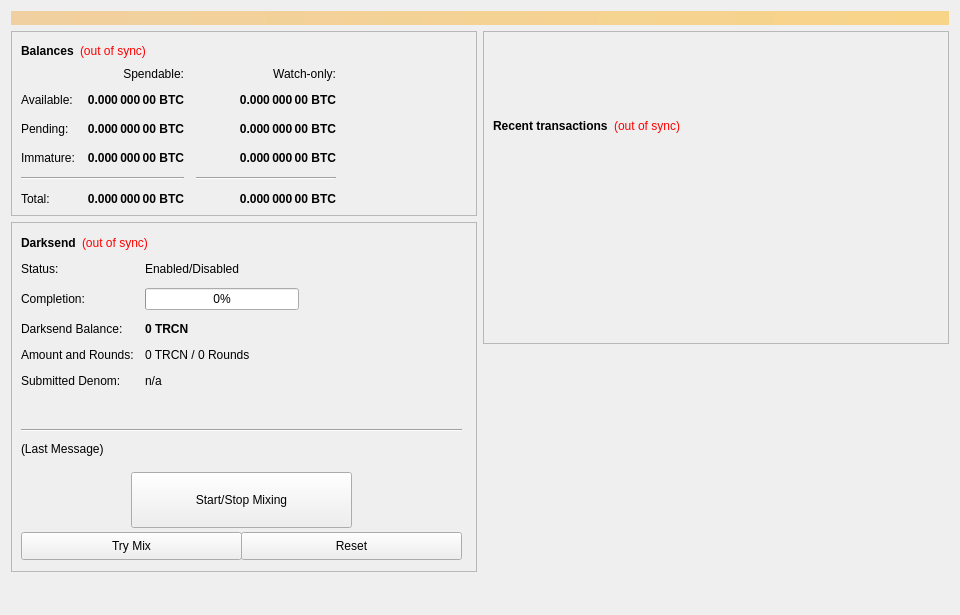
<?xml version="1.0" encoding="UTF-8"?>
<ui version="4.0">
 <class>OverviewPage</class>
 <widget class="QWidget" name="OverviewPage">
  <property name="geometry">
   <rect>
    <x>0</x>
    <y>0</y>
    <width>960</width>
    <height>615</height>
   </rect>
  </property>
  <property name="minimumSize">
   <size>
    <width>960</width>
    <height>0</height>
   </size>
  </property>
  <property name="windowTitle">
   <string>Form</string>
  </property>
  <layout class="QVBoxLayout" name="topLayout">
   <item>
    <widget class="QLabel" name="labelAlerts">
     <property name="visible">
      <bool>false</bool>
     </property>
     <property name="styleSheet">
      <string notr="true">background-color: qlineargradient(x1: 0, y1: 0, x2: 1, y2: 0, stop:0 #F0D0A0, stop:1 #F8D488); color:#000000;</string>
     </property>
     <property name="wordWrap">
      <bool>true</bool>
     </property>
     <property name="margin">
      <number>3</number>
     </property>
    </widget>
   </item>
   <item>
    <layout class="QHBoxLayout" name="horizontalLayout" stretch="1,1">
     <item>
      <layout class="QVBoxLayout" name="verticalLayout_2">
       <item>
        <widget class="QFrame" name="frame">
         <property name="frameShape">
          <enum>QFrame::StyledPanel</enum>
         </property>
         <property name="frameShadow">
          <enum>QFrame::Raised</enum>
         </property>
         <layout class="QVBoxLayout" name="verticalLayout_4">
          <item>
           <layout class="QHBoxLayout" name="horizontalLayout_4">
            <item>
             <widget class="QLabel" name="label_5">
              <property name="font">
               <font>
                <weight>75</weight>
                <bold>true</bold>
               </font>
              </property>
              <property name="text">
               <string>Balances</string>
              </property>
             </widget>
            </item>
            <item>
             <widget class="QLabel" name="labelWalletStatus">
              <property name="cursor">
               <cursorShape>WhatsThisCursor</cursorShape>
              </property>
              <property name="toolTip">
               <string>The displayed information may be out of date. Your wallet automatically synchronizes with the TRCN network after a connection is established, but this process has not completed yet.</string>
              </property>
              <property name="styleSheet">
               <string notr="true">QLabel { color: red; }</string>
              </property>
              <property name="text">
               <string notr="true">(out of sync)</string>
              </property>
              <property name="alignment">
               <set>Qt::AlignLeading|Qt::AlignLeft|Qt::AlignVCenter</set>
              </property>
             </widget>
            </item>
            <item>
             <spacer name="horizontalSpacer_3">
              <property name="orientation">
               <enum>Qt::Horizontal</enum>
              </property>
              <property name="sizeHint" stdset="0">
               <size>
                <width>40</width>
                <height>20</height>
               </size>
              </property>
             </spacer>
            </item>
           </layout>
          </item>
          <item>
           <layout class="QGridLayout" name="gridLayout">
            <property name="spacing">
             <number>12</number>
            </property>
            <item row="2" column="2">
             <widget class="QLabel" name="labelWatchPending">
              <property name="font">
               <font>
                <weight>75</weight>
                <bold>true</bold>
               </font>
              </property>
              <property name="cursor">
               <cursorShape>IBeamCursor</cursorShape>
              </property>
              <property name="toolTip">
               <string>Unconfirmed transactions to watch-only addresses</string>
              </property>
              <property name="text">
               <string notr="true">0.000 000 00 BTC</string>
              </property>
              <property name="alignment">
               <set>Qt::AlignRight|Qt::AlignTrailing|Qt::AlignVCenter</set>
              </property>
              <property name="textInteractionFlags">
               <set>Qt::LinksAccessibleByMouse|Qt::TextSelectableByKeyboard|Qt::TextSelectableByMouse</set>
              </property>
             </widget>
            </item>
            <item row="2" column="1">
             <widget class="QLabel" name="labelUnconfirmed">
              <property name="font">
               <font>
                <weight>75</weight>
                <bold>true</bold>
               </font>
              </property>
              <property name="cursor">
               <cursorShape>IBeamCursor</cursorShape>
              </property>
              <property name="toolTip">
               <string>Total of transactions that have yet to be confirmed, and do not yet count toward the spendable balance</string>
              </property>
              <property name="text">
               <string notr="true">0.000 000 00 BTC</string>
              </property>
              <property name="alignment">
               <set>Qt::AlignRight|Qt::AlignTrailing|Qt::AlignVCenter</set>
              </property>
              <property name="textInteractionFlags">
               <set>Qt::LinksAccessibleByMouse|Qt::TextSelectableByKeyboard|Qt::TextSelectableByMouse</set>
              </property>
             </widget>
            </item>
            <item row="3" column="2">
             <widget class="QLabel" name="labelWatchImmature">
              <property name="font">
               <font>
                <weight>75</weight>
                <bold>true</bold>
               </font>
              </property>
              <property name="cursor">
               <cursorShape>IBeamCursor</cursorShape>
              </property>
              <property name="toolTip">
               <string>Staked or masternode rewards in watch-only addresses that has not yet matured</string>
              </property>
              <property name="text">
               <string notr="true">0.000 000 00 BTC</string>
              </property>
              <property name="alignment">
               <set>Qt::AlignRight|Qt::AlignTrailing|Qt::AlignVCenter</set>
              </property>
              <property name="textInteractionFlags">
               <set>Qt::LinksAccessibleByMouse|Qt::TextSelectableByKeyboard|Qt::TextSelectableByMouse</set>
              </property>
             </widget>
            </item>
            <item row="4" column="0" colspan="2">
             <widget class="Line" name="lineSpendableBalance">
              <property name="orientation">
               <enum>Qt::Horizontal</enum>
              </property>
             </widget>
            </item>
            <item row="4" column="2">
             <widget class="Line" name="lineWatchBalance">
              <property name="sizePolicy">
               <sizepolicy hsizetype="Preferred" vsizetype="Fixed">
                <horstretch>0</horstretch>
                <verstretch>0</verstretch>
               </sizepolicy>
              </property>
              <property name="minimumSize">
               <size>
                <width>140</width>
                <height>0</height>
               </size>
              </property>
              <property name="orientation">
               <enum>Qt::Horizontal</enum>
              </property>
             </widget>
            </item>
            <item row="5" column="0">
             <widget class="QLabel" name="labelTotalText">
              <property name="text">
               <string>Total:</string>
              </property>
             </widget>
            </item>
            <item row="3" column="1">
             <widget class="QLabel" name="labelImmature">
              <property name="font">
               <font>
                <weight>75</weight>
                <bold>true</bold>
               </font>
              </property>
              <property name="cursor">
               <cursorShape>IBeamCursor</cursorShape>
              </property>
              <property name="toolTip">
               <string>Staked or masternode rewards that has not yet matured</string>
              </property>
              <property name="text">
               <string notr="true">0.000 000 00 BTC</string>
              </property>
              <property name="alignment">
               <set>Qt::AlignRight|Qt::AlignTrailing|Qt::AlignVCenter</set>
              </property>
              <property name="textInteractionFlags">
               <set>Qt::LinksAccessibleByMouse|Qt::TextSelectableByKeyboard|Qt::TextSelectableByMouse</set>
              </property>
             </widget>
            </item>
            <item row="2" column="3">
             <spacer name="horizontalSpacer_2">
              <property name="orientation">
               <enum>Qt::Horizontal</enum>
              </property>
              <property name="sizeHint" stdset="0">
               <size>
                <width>40</width>
                <height>20</height>
               </size>
              </property>
             </spacer>
            </item>
            <item row="3" column="0">
             <widget class="QLabel" name="labelImmatureText">
              <property name="text">
               <string>Immature:</string>
              </property>
             </widget>
            </item>
            <item row="5" column="1">
             <widget class="QLabel" name="labelTotal">
              <property name="font">
               <font>
                <weight>75</weight>
                <bold>true</bold>
               </font>
              </property>
              <property name="cursor">
               <cursorShape>IBeamCursor</cursorShape>
              </property>
              <property name="toolTip">
               <string>Your current total balance</string>
              </property>
              <property name="text">
               <string notr="true">0.000 000 00 BTC</string>
              </property>
              <property name="alignment">
               <set>Qt::AlignRight|Qt::AlignTrailing|Qt::AlignVCenter</set>
              </property>
              <property name="textInteractionFlags">
               <set>Qt::LinksAccessibleByMouse|Qt::TextSelectableByKeyboard|Qt::TextSelectableByMouse</set>
              </property>
             </widget>
            </item>
            <item row="5" column="2">
             <widget class="QLabel" name="labelWatchTotal">
              <property name="font">
               <font>
                <weight>75</weight>
                <bold>true</bold>
               </font>
              </property>
              <property name="cursor">
               <cursorShape>IBeamCursor</cursorShape>
              </property>
              <property name="toolTip">
               <string>Current total balance in watch-only addresses</string>
              </property>
              <property name="text">
               <string notr="true">0.000 000 00 BTC</string>
              </property>
              <property name="alignment">
               <set>Qt::AlignRight|Qt::AlignTrailing|Qt::AlignVCenter</set>
              </property>
              <property name="textInteractionFlags">
               <set>Qt::LinksAccessibleByMouse|Qt::TextSelectableByKeyboard|Qt::TextSelectableByMouse</set>
              </property>
             </widget>
            </item>
            <item row="0" column="2">
             <widget class="QLabel" name="labelWatchonly">
              <property name="text">
               <string>Watch-only:</string>
              </property>
              <property name="alignment">
               <set>Qt::AlignRight|Qt::AlignTrailing|Qt::AlignVCenter</set>
              </property>
             </widget>
            </item>
            <item row="1" column="0">
             <widget class="QLabel" name="labelBalanceText">
              <property name="text">
               <string>Available:</string>
              </property>
             </widget>
            </item>
            <item row="1" column="1">
             <widget class="QLabel" name="labelBalance">
              <property name="font">
               <font>
                <weight>75</weight>
                <bold>true</bold>
               </font>
              </property>
              <property name="cursor">
               <cursorShape>IBeamCursor</cursorShape>
              </property>
              <property name="toolTip">
               <string>Your current spendable balance</string>
              </property>
              <property name="text">
               <string notr="true">0.000 000 00 BTC</string>
              </property>
              <property name="alignment">
               <set>Qt::AlignRight|Qt::AlignTrailing|Qt::AlignVCenter</set>
              </property>
              <property name="textInteractionFlags">
               <set>Qt::LinksAccessibleByMouse|Qt::TextSelectableByKeyboard|Qt::TextSelectableByMouse</set>
              </property>
             </widget>
            </item>
            <item row="1" column="2">
             <widget class="QLabel" name="labelWatchAvailable">
              <property name="font">
               <font>
                <weight>75</weight>
                <bold>true</bold>
               </font>
              </property>
              <property name="cursor">
               <cursorShape>IBeamCursor</cursorShape>
              </property>
              <property name="toolTip">
               <string>Your current balance in watch-only addresses</string>
              </property>
              <property name="text">
               <string notr="true">0.000 000 00 BTC</string>
              </property>
              <property name="alignment">
               <set>Qt::AlignRight|Qt::AlignTrailing|Qt::AlignVCenter</set>
              </property>
              <property name="textInteractionFlags">
               <set>Qt::LinksAccessibleByMouse|Qt::TextSelectableByKeyboard|Qt::TextSelectableByMouse</set>
              </property>
             </widget>
            </item>
            <item row="2" column="0">
             <widget class="QLabel" name="labelPendingText">
              <property name="text">
               <string>Pending:</string>
              </property>
             </widget>
            </item>
            <item row="0" column="1">
             <widget class="QLabel" name="labelSpendable">
              <property name="text">
               <string>Spendable:</string>
              </property>
              <property name="alignment">
               <set>Qt::AlignRight|Qt::AlignTrailing|Qt::AlignVCenter</set>
              </property>
             </widget>
            </item>
           </layout>
          </item>
         </layout>
        </widget>
       </item>
       <item>
        <widget class="QFrame" name="frameDarksend">
         <property name="minimumSize">
          <size>
           <width>0</width>
           <height>350</height>
          </size>
         </property>
         <property name="layoutDirection">
          <enum>Qt::LeftToRight</enum>
         </property>
         <property name="frameShape">
          <enum>QFrame::StyledPanel</enum>
         </property>
         <property name="frameShadow">
          <enum>QFrame::Raised</enum>
         </property>
         <widget class="QWidget" name="formLayoutWidget">
          <property name="geometry">
           <rect>
            <x>10</x>
            <y>40</y>
            <width>451</width>
            <height>161</height>
           </rect>
          </property>
          <layout class="QFormLayout" name="formLayout">
           <property name="fieldGrowthPolicy">
            <enum>QFormLayout::AllNonFixedFieldsGrow</enum>
           </property>
           <property name="horizontalSpacing">
            <number>11</number>
           </property>
           <property name="verticalSpacing">
            <number>12</number>
           </property>
           <item row="0" column="0">
            <widget class="QLabel" name="label_6">
             <property name="text">
              <string>Status:</string>
             </property>
            </widget>
           </item>
           <item row="1" column="0">
            <widget class="QLabel" name="label_7">
             <property name="text">
              <string>Completion:</string>
             </property>
            </widget>
           </item>
           <item row="1" column="1">
            <widget class="QProgressBar" name="DarksendProgress">
             <property name="maximumSize">
              <size>
               <width>154</width>
               <height>16777215</height>
              </size>
             </property>
             <property name="value">
              <number>0</number>
             </property>
            </widget>
           </item>
           <item row="2" column="0">
            <widget class="QLabel" name="labelAnonymizedText">
             <property name="text">
              <string>Darksend Balance:</string>
             </property>
            </widget>
           </item>
           <item row="2" column="1">
            <widget class="QLabel" name="labelAnonymized">
             <property name="font">
              <font>
               <weight>75</weight>
               <bold>true</bold>
              </font>
             </property>
             <property name="text">
              <string notr="true">0 TRCN</string>
             </property>
            </widget>
           </item>
           <item row="3" column="0">
            <widget class="QLabel" name="label_8">
             <property name="text">
              <string>Amount and Rounds:</string>
             </property>
            </widget>
           </item>
           <item row="3" column="1">
            <widget class="QLabel" name="labelAmountRounds">
             <property name="text">
              <string>0 TRCN / 0 Rounds</string>
             </property>
            </widget>
           </item>
           <item row="4" column="0">
            <widget class="QLabel" name="label_9">
             <property name="text">
              <string>Submitted Denom:</string>
             </property>
            </widget>
           </item>
           <item row="4" column="1">
            <widget class="QLabel" name="labelSubmittedDenom">
             <property name="toolTip">
              <string>The denominations you submitted to the Masternode.&lt;br&gt;To mix, other users must submit the exact same denominations.</string>
             </property>
             <property name="text">
              <string>n/a</string>
             </property>
            </widget>
           </item>
           <item row="0" column="1">
            <widget class="QLabel" name="DarksendEnabled">
             <property name="text">
              <string>Enabled/Disabled</string>
             </property>
            </widget>
           </item>
          </layout>
         </widget>
         <widget class="QPushButton" name="runAutoDenom">
          <property name="geometry">
           <rect>
            <x>251</x>
            <y>17</y>
            <width>1</width>
            <height>1</height>
           </rect>
          </property>
          <property name="palette">
           <palette>
            <active>
             <colorrole role="WindowText">
              <brush brushstyle="SolidPattern">
               <color alpha="255">
                <red>0</red>
                <green>0</green>
                <blue>0</blue>
               </color>
              </brush>
             </colorrole>
             <colorrole role="Button">
              <brush brushstyle="SolidPattern">
               <color alpha="255">
                <red>239</red>
                <green>238</green>
                <blue>238</blue>
               </color>
              </brush>
             </colorrole>
             <colorrole role="Light">
              <brush brushstyle="SolidPattern">
               <color alpha="255">
                <red>255</red>
                <green>255</green>
                <blue>255</blue>
               </color>
              </brush>
             </colorrole>
             <colorrole role="Midlight">
              <brush brushstyle="SolidPattern">
               <color alpha="255">
                <red>247</red>
                <green>246</green>
                <blue>246</blue>
               </color>
              </brush>
             </colorrole>
             <colorrole role="Dark">
              <brush brushstyle="SolidPattern">
               <color alpha="255">
                <red>119</red>
                <green>119</green>
                <blue>119</blue>
               </color>
              </brush>
             </colorrole>
             <colorrole role="Mid">
              <brush brushstyle="SolidPattern">
               <color alpha="255">
                <red>159</red>
                <green>159</green>
                <blue>159</blue>
               </color>
              </brush>
             </colorrole>
             <colorrole role="Text">
              <brush brushstyle="SolidPattern">
               <color alpha="255">
                <red>0</red>
                <green>0</green>
                <blue>0</blue>
               </color>
              </brush>
             </colorrole>
             <colorrole role="BrightText">
              <brush brushstyle="SolidPattern">
               <color alpha="255">
                <red>255</red>
                <green>255</green>
                <blue>255</blue>
               </color>
              </brush>
             </colorrole>
             <colorrole role="ButtonText">
              <brush brushstyle="SolidPattern">
               <color alpha="255">
                <red>0</red>
                <green>0</green>
                <blue>0</blue>
               </color>
              </brush>
             </colorrole>
             <colorrole role="Base">
              <brush brushstyle="SolidPattern">
               <color alpha="255">
                <red>255</red>
                <green>255</green>
                <blue>255</blue>
               </color>
              </brush>
             </colorrole>
             <colorrole role="Window">
              <brush brushstyle="SolidPattern">
               <color alpha="255">
                <red>239</red>
                <green>238</green>
                <blue>238</blue>
               </color>
              </brush>
             </colorrole>
             <colorrole role="Shadow">
              <brush brushstyle="SolidPattern">
               <color alpha="255">
                <red>0</red>
                <green>0</green>
                <blue>0</blue>
               </color>
              </brush>
             </colorrole>
             <colorrole role="AlternateBase">
              <brush brushstyle="SolidPattern">
               <color alpha="255">
                <red>247</red>
                <green>246</green>
                <blue>246</blue>
               </color>
              </brush>
             </colorrole>
             <colorrole role="ToolTipBase">
              <brush brushstyle="SolidPattern">
               <color alpha="255">
                <red>255</red>
                <green>255</green>
                <blue>220</blue>
               </color>
              </brush>
             </colorrole>
             <colorrole role="ToolTipText">
              <brush brushstyle="SolidPattern">
               <color alpha="255">
                <red>0</red>
                <green>0</green>
                <blue>0</blue>
               </color>
              </brush>
             </colorrole>
            </active>
            <inactive>
             <colorrole role="WindowText">
              <brush brushstyle="SolidPattern">
               <color alpha="255">
                <red>0</red>
                <green>0</green>
                <blue>0</blue>
               </color>
              </brush>
             </colorrole>
             <colorrole role="Button">
              <brush brushstyle="SolidPattern">
               <color alpha="255">
                <red>239</red>
                <green>238</green>
                <blue>238</blue>
               </color>
              </brush>
             </colorrole>
             <colorrole role="Light">
              <brush brushstyle="SolidPattern">
               <color alpha="255">
                <red>255</red>
                <green>255</green>
                <blue>255</blue>
               </color>
              </brush>
             </colorrole>
             <colorrole role="Midlight">
              <brush brushstyle="SolidPattern">
               <color alpha="255">
                <red>247</red>
                <green>246</green>
                <blue>246</blue>
               </color>
              </brush>
             </colorrole>
             <colorrole role="Dark">
              <brush brushstyle="SolidPattern">
               <color alpha="255">
                <red>119</red>
                <green>119</green>
                <blue>119</blue>
               </color>
              </brush>
             </colorrole>
             <colorrole role="Mid">
              <brush brushstyle="SolidPattern">
               <color alpha="255">
                <red>159</red>
                <green>159</green>
                <blue>159</blue>
               </color>
              </brush>
             </colorrole>
             <colorrole role="Text">
              <brush brushstyle="SolidPattern">
               <color alpha="255">
                <red>0</red>
                <green>0</green>
                <blue>0</blue>
               </color>
              </brush>
             </colorrole>
             <colorrole role="BrightText">
              <brush brushstyle="SolidPattern">
               <color alpha="255">
                <red>255</red>
                <green>255</green>
                <blue>255</blue>
               </color>
              </brush>
             </colorrole>
             <colorrole role="ButtonText">
              <brush brushstyle="SolidPattern">
               <color alpha="255">
                <red>0</red>
                <green>0</green>
                <blue>0</blue>
               </color>
              </brush>
             </colorrole>
             <colorrole role="Base">
              <brush brushstyle="SolidPattern">
               <color alpha="255">
                <red>255</red>
                <green>255</green>
                <blue>255</blue>
               </color>
              </brush>
             </colorrole>
             <colorrole role="Window">
              <brush brushstyle="SolidPattern">
               <color alpha="255">
                <red>239</red>
                <green>238</green>
                <blue>238</blue>
               </color>
              </brush>
             </colorrole>
             <colorrole role="Shadow">
              <brush brushstyle="SolidPattern">
               <color alpha="255">
                <red>0</red>
                <green>0</green>
                <blue>0</blue>
               </color>
              </brush>
             </colorrole>
             <colorrole role="AlternateBase">
              <brush brushstyle="SolidPattern">
               <color alpha="255">
                <red>247</red>
                <green>246</green>
                <blue>246</blue>
               </color>
              </brush>
             </colorrole>
             <colorrole role="ToolTipBase">
              <brush brushstyle="SolidPattern">
               <color alpha="255">
                <red>255</red>
                <green>255</green>
                <blue>220</blue>
               </color>
              </brush>
             </colorrole>
             <colorrole role="ToolTipText">
              <brush brushstyle="SolidPattern">
               <color alpha="255">
                <red>0</red>
                <green>0</green>
                <blue>0</blue>
               </color>
              </brush>
             </colorrole>
            </inactive>
            <disabled>
             <colorrole role="WindowText">
              <brush brushstyle="SolidPattern">
               <color alpha="255">
                <red>119</red>
                <green>119</green>
                <blue>119</blue>
               </color>
              </brush>
             </colorrole>
             <colorrole role="Button">
              <brush brushstyle="SolidPattern">
               <color alpha="255">
                <red>239</red>
                <green>238</green>
                <blue>238</blue>
               </color>
              </brush>
             </colorrole>
             <colorrole role="Light">
              <brush brushstyle="SolidPattern">
               <color alpha="255">
                <red>255</red>
                <green>255</green>
                <blue>255</blue>
               </color>
              </brush>
             </colorrole>
             <colorrole role="Midlight">
              <brush brushstyle="SolidPattern">
               <color alpha="255">
                <red>247</red>
                <green>246</green>
                <blue>246</blue>
               </color>
              </brush>
             </colorrole>
             <colorrole role="Dark">
              <brush brushstyle="SolidPattern">
               <color alpha="255">
                <red>119</red>
                <green>119</green>
                <blue>119</blue>
               </color>
              </brush>
             </colorrole>
             <colorrole role="Mid">
              <brush brushstyle="SolidPattern">
               <color alpha="255">
                <red>159</red>
                <green>159</green>
                <blue>159</blue>
               </color>
              </brush>
             </colorrole>
             <colorrole role="Text">
              <brush brushstyle="SolidPattern">
               <color alpha="255">
                <red>119</red>
                <green>119</green>
                <blue>119</blue>
               </color>
              </brush>
             </colorrole>
             <colorrole role="BrightText">
              <brush brushstyle="SolidPattern">
               <color alpha="255">
                <red>255</red>
                <green>255</green>
                <blue>255</blue>
               </color>
              </brush>
             </colorrole>
             <colorrole role="ButtonText">
              <brush brushstyle="SolidPattern">
               <color alpha="255">
                <red>119</red>
                <green>119</green>
                <blue>119</blue>
               </color>
              </brush>
             </colorrole>
             <colorrole role="Base">
              <brush brushstyle="SolidPattern">
               <color alpha="255">
                <red>239</red>
                <green>238</green>
                <blue>238</blue>
               </color>
              </brush>
             </colorrole>
             <colorrole role="Window">
              <brush brushstyle="SolidPattern">
               <color alpha="255">
                <red>239</red>
                <green>238</green>
                <blue>238</blue>
               </color>
              </brush>
             </colorrole>
             <colorrole role="Shadow">
              <brush brushstyle="SolidPattern">
               <color alpha="255">
                <red>0</red>
                <green>0</green>
                <blue>0</blue>
               </color>
              </brush>
             </colorrole>
             <colorrole role="AlternateBase">
              <brush brushstyle="SolidPattern">
               <color alpha="255">
                <red>239</red>
                <green>238</green>
                <blue>238</blue>
               </color>
              </brush>
             </colorrole>
             <colorrole role="ToolTipBase">
              <brush brushstyle="SolidPattern">
               <color alpha="255">
                <red>255</red>
                <green>255</green>
                <blue>220</blue>
               </color>
              </brush>
             </colorrole>
             <colorrole role="ToolTipText">
              <brush brushstyle="SolidPattern">
               <color alpha="255">
                <red>0</red>
                <green>0</green>
                <blue>0</blue>
               </color>
              </brush>
             </colorrole>
            </disabled>
           </palette>
          </property>
          <property name="focusPolicy">
           <enum>Qt::NoFocus</enum>
          </property>
          <property name="autoFillBackground">
           <bool>true</bool>
          </property>
          <property name="text">
           <string/>
          </property>
          <property name="flat">
           <bool>true</bool>
          </property>
         </widget>
         <widget class="QPushButton" name="toggleDarksend">
          <property name="geometry">
           <rect>
            <x>120</x>
            <y>250</y>
            <width>221</width>
            <height>56</height>
           </rect>
          </property>
          <property name="sizePolicy">
           <sizepolicy hsizetype="MinimumExpanding" vsizetype="Fixed">
            <horstretch>0</horstretch>
            <verstretch>0</verstretch>
           </sizepolicy>
          </property>
          <property name="text">
           <string>Start/Stop Mixing</string>
          </property>
         </widget>
         <widget class="Line" name="lineLastMessage">
          <property name="geometry">
           <rect>
            <x>10</x>
            <y>200</y>
            <width>441</width>
            <height>16</height>
           </rect>
          </property>
          <property name="orientation">
           <enum>Qt::Horizontal</enum>
          </property>
         </widget>
         <widget class="QLabel" name="DarksendStatus">
          <property name="geometry">
           <rect>
            <x>10</x>
            <y>220</y>
            <width>451</width>
            <height>61</height>
           </rect>
          </property>
          <property name="minimumSize">
           <size>
            <width>288</width>
            <height>43</height>
           </size>
          </property>
          <property name="text">
           <string>(Last Message)</string>
          </property>
          <property name="alignment">
           <set>Qt::AlignLeading|Qt::AlignLeft|Qt::AlignTop</set>
          </property>
          <property name="wordWrap">
           <bool>true</bool>
          </property>
         </widget>
         <widget class="QPushButton" name="DarksendAuto">
          <property name="geometry">
           <rect>
            <x>10</x>
            <y>310</y>
            <width>221</width>
            <height>28</height>
           </rect>
          </property>
          <property name="sizePolicy">
           <sizepolicy hsizetype="MinimumExpanding" vsizetype="Fixed">
            <horstretch>0</horstretch>
            <verstretch>0</verstretch>
           </sizepolicy>
          </property>
          <property name="toolTip">
           <string>Try to manually submit a Darksend request.</string>
          </property>
          <property name="text">
           <string>Try Mix</string>
          </property>
         </widget>
         <widget class="QPushButton" name="DarksendReset">
          <property name="geometry">
           <rect>
            <x>230</x>
            <y>310</y>
            <width>221</width>
            <height>28</height>
           </rect>
          </property>
          <property name="sizePolicy">
           <sizepolicy hsizetype="MinimumExpanding" vsizetype="Fixed">
            <horstretch>0</horstretch>
            <verstretch>0</verstretch>
           </sizepolicy>
          </property>
          <property name="toolTip">
           <string>Reset the current status of Darksend (can interrupt Darksend if it's in the process of Mixing, which can cost you money!)</string>
          </property>
          <property name="autoFillBackground">
           <bool>false</bool>
          </property>
          <property name="text">
           <string>Reset</string>
          </property>
         </widget>
         <widget class="QWidget" name="layoutWidget">
          <property name="geometry">
           <rect>
            <x>10</x>
            <y>10</y>
            <width>431</width>
            <height>22</height>
           </rect>
          </property>
          <layout class="QHBoxLayout" name="horizontalLayout_5">
           <item>
            <widget class="QLabel" name="label_2">
             <property name="font">
              <font>
               <weight>75</weight>
               <bold>true</bold>
              </font>
             </property>
             <property name="text">
              <string>Darksend</string>
             </property>
            </widget>
           </item>
           <item>
            <widget class="QLabel" name="labelDarksendSyncStatus">
             <property name="toolTip">
              <string>The displayed information may be out of date. Your wallet automatically synchronizes with the TRCN network after a connection is established, but this process has not completed yet.</string>
             </property>
             <property name="styleSheet">
              <string notr="true">QLabel { color: red; }</string>
             </property>
             <property name="text">
              <string notr="true">(out of sync)</string>
             </property>
             <property name="alignment">
              <set>Qt::AlignLeading|Qt::AlignLeft|Qt::AlignVCenter</set>
             </property>
            </widget>
           </item>
           <item>
            <spacer name="horizontalSpacer_4">
             <property name="orientation">
              <enum>Qt::Horizontal</enum>
             </property>
             <property name="sizeHint" stdset="0">
              <size>
               <width>40</width>
               <height>20</height>
              </size>
             </property>
            </spacer>
           </item>
          </layout>
         </widget>
        </widget>
       </item>
       <item>
        <spacer name="verticalSpacer">
         <property name="orientation">
          <enum>Qt::Vertical</enum>
         </property>
         <property name="sizeHint" stdset="0">
          <size>
           <width>20</width>
           <height>40</height>
          </size>
         </property>
        </spacer>
       </item>
      </layout>
     </item>
     <item>
      <layout class="QVBoxLayout" name="verticalLayout_3">
       <item>
        <widget class="QFrame" name="frame_2">
         <property name="frameShape">
          <enum>QFrame::StyledPanel</enum>
         </property>
         <property name="frameShadow">
          <enum>QFrame::Raised</enum>
         </property>
         <layout class="QVBoxLayout" name="verticalLayout">
          <item>
           <spacer name="verticalSpacer_3">
            <property name="orientation">
             <enum>Qt::Vertical</enum>
            </property>
            <property name="sizeType">
             <enum>QSizePolicy::Fixed</enum>
            </property>
            <property name="sizeHint" stdset="0">
             <size>
              <width>20</width>
              <height>75</height>
             </size>
            </property>
           </spacer>
          </item>
          <item>
           <layout class="QHBoxLayout" name="horizontalLayout_2">
            <item>
             <widget class="QLabel" name="label_4">
              <property name="font">
               <font>
                <weight>75</weight>
                <bold>true</bold>
               </font>
              </property>
              <property name="text">
               <string>Recent transactions</string>
              </property>
             </widget>
            </item>
            <item>
             <widget class="QLabel" name="labelTransactionsStatus">
              <property name="cursor">
               <cursorShape>WhatsThisCursor</cursorShape>
              </property>
              <property name="toolTip">
               <string>The displayed information may be out of date. Your wallet automatically synchronizes with the TRCN network after a connection is established, but this process has not completed yet.</string>
              </property>
              <property name="styleSheet">
               <string notr="true">QLabel { color: red; }</string>
              </property>
              <property name="text">
               <string notr="true">(out of sync)</string>
              </property>
              <property name="alignment">
               <set>Qt::AlignRight|Qt::AlignTrailing|Qt::AlignVCenter</set>
              </property>
             </widget>
            </item>
            <item>
             <spacer name="horizontalSpacer">
              <property name="orientation">
               <enum>Qt::Horizontal</enum>
              </property>
              <property name="sizeHint" stdset="0">
               <size>
                <width>40</width>
                <height>20</height>
               </size>
              </property>
             </spacer>
            </item>
           </layout>
          </item>
          <item>
           <widget class="QListView" name="listTransactions">
            <property name="styleSheet">
             <string notr="true">QListView { background: transparent; }</string>
            </property>
            <property name="frameShape">
             <enum>QFrame::NoFrame</enum>
            </property>
            <property name="verticalScrollBarPolicy">
             <enum>Qt::ScrollBarAlwaysOff</enum>
            </property>
            <property name="horizontalScrollBarPolicy">
             <enum>Qt::ScrollBarAlwaysOff</enum>
            </property>
            <property name="selectionMode">
             <enum>QAbstractItemView::NoSelection</enum>
            </property>
           </widget>
          </item>
         </layout>
        </widget>
       </item>
       <item>
        <spacer name="verticalSpacer_2">
         <property name="orientation">
          <enum>Qt::Vertical</enum>
         </property>
         <property name="sizeType">
          <enum>QSizePolicy::Expanding</enum>
         </property>
         <property name="sizeHint" stdset="0">
          <size>
           <width>20</width>
           <height>40</height>
          </size>
         </property>
        </spacer>
       </item>
      </layout>
     </item>
    </layout>
   </item>
  </layout>
 </widget>
 <resources/>
 <connections/>
</ui>
